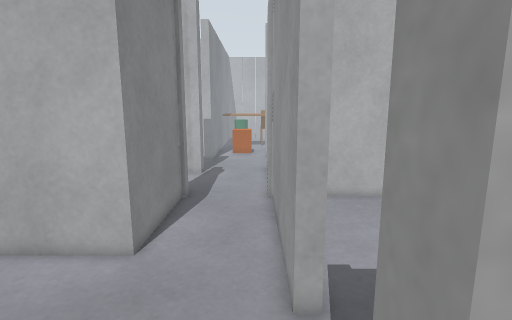
view 1 (above)

18 first-person views from a walk through a Gazebo world. The camera is 1 m above the floor, tilts 10° down and sees 80° across. The floor is counted in squares, 0.2 m on a side. Each view is taken from the middle of a square. On the plan, view 1 faces up. The plan holds only what a view shows up to about 20 squares ahead; the rest is blank. The place goes on beyond the plan. Some stock models are drawn as simple stand-ins.

view 2
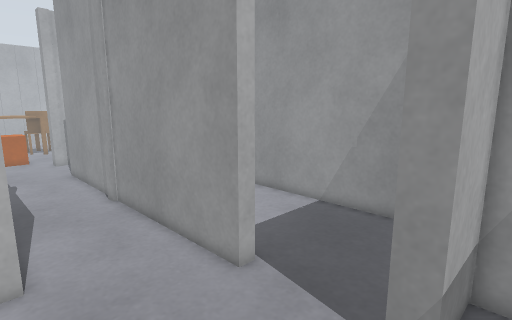

view 3
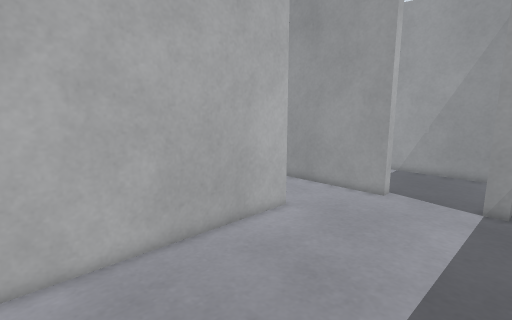

view 4
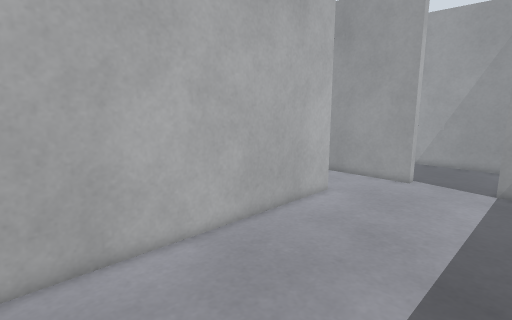

view 5
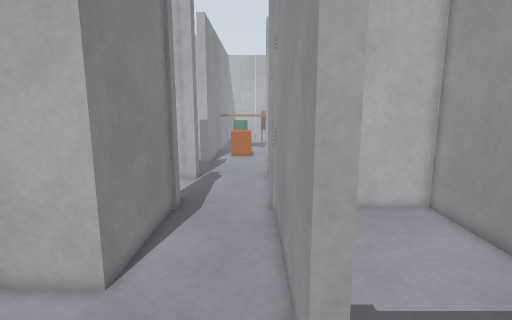

view 6
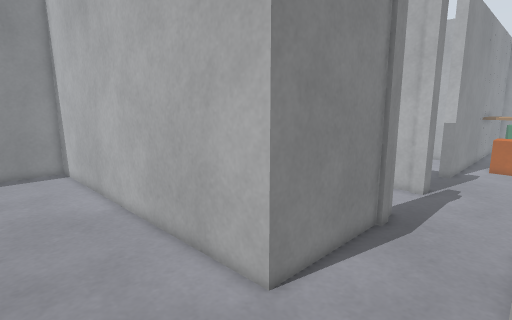

view 7
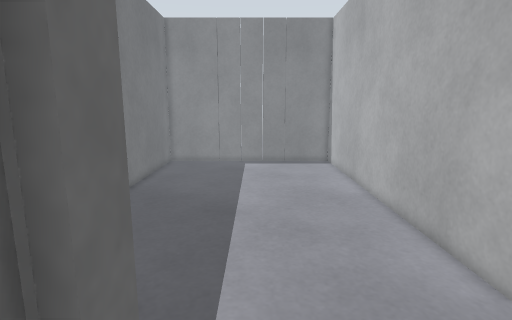

view 8
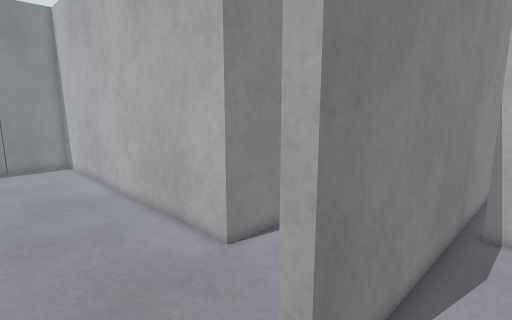

view 9
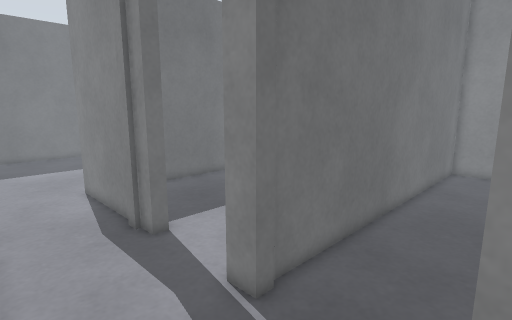

view 10
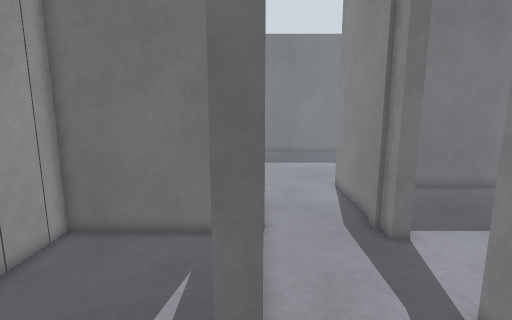

view 11
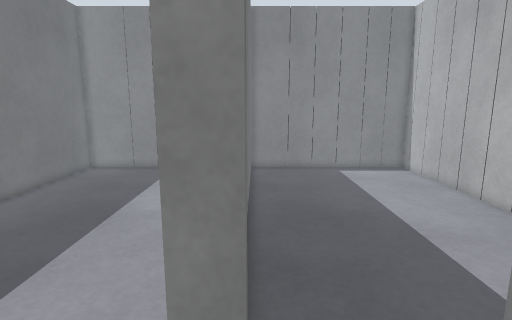

view 12
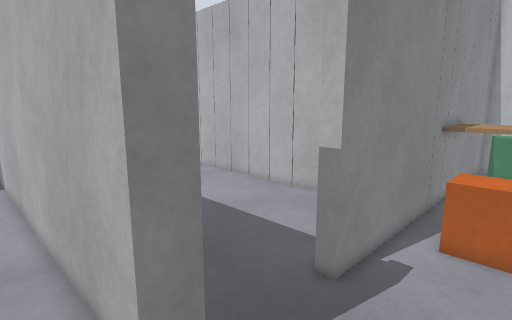

view 13
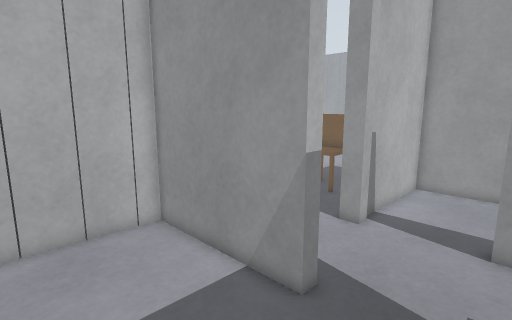

view 14
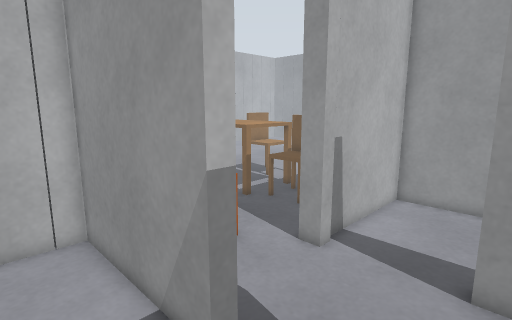

view 15
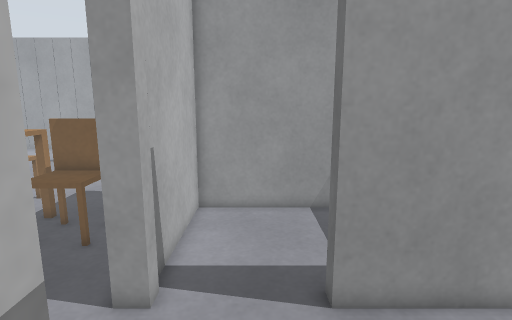

view 16
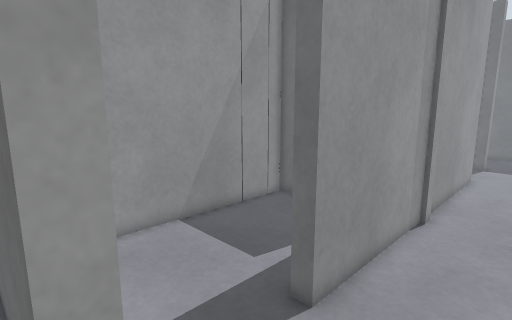

view 17
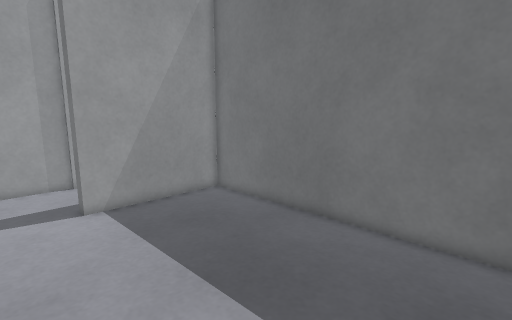

view 18
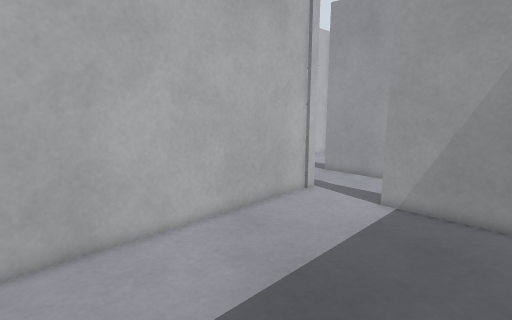

### Floor plan
Points are (right, up) in squares from view 1. A wall is a line through its corners. A room is listed if a view was taken in it or the views show most of it. See-through windows are left out.
Room 1 (views 1, 2, 3, 4, 5, 6, 7, 8)
walls: (-4.1, 16.4) (-4.1, 9.6) (-20.5, 9.6); (3.9, 0.2) (3.9, 1.1) (0.9, 1.1) (0.9, 2.1) (1.6, 2.1); (1.6, 16.5) (1.6, 6.6) (0.9, 6.6) (0.9, 16.4); (8.7, 3) (8.7, 16.7) (2.4, 16.7)
ways out: opening at (-0.5, 17) to room 2
Room 2 (views 9, 10, 11, 12)
walls: (1.6, 23.5) (1.6, 16.5); (2.8, 17.4) (8.7, 17.4) (8.7, 29.9) (2, 29.9); (0.9, 17) (0.9, 25.1) (1.6, 25.1); (1.6, 29.6) (0.9, 29.6); (0.6, 16.4) (0.6, 17.1); (-4.9, 23.9) (-4.1, 23.9) (-4.1, 22.7) (-4.9, 22.7); (-3.9, 17.1) (-3.9, 16.4); (-4.8, 18.1) (-4.1, 18.1) (-4.1, 17.1); (-4.1, 29.4) (-4.1, 28.4) (-4.8, 28.4)
ways out: opening at (-0.5, 17) to room 1; opening at (-4.5, 23.5) to room 3; opening at (-1.5, 30) to room 4
Room 3 (views 13, 14, 15, 17, 18)
walls: (-20.5, 23.6) (-5.1, 23.6); (-4.8, 22.9) (-20.5, 22.9); (-4.8, 28.4) (-4.8, 36.1) (-20.5, 36.1); (-20.5, 10.3) (-4.8, 10.3) (-4.8, 18.1)
ways out: opening at (-4.5, 23.5) to room 2
Room 4 (view 16)
walls: (0.9, 29.6) (0.9, 30.6) (5.9, 30.6); (-4.1, 37.5) (-4.1, 29.4)
ways out: opening at (-1.5, 30) to room 2
objects: orange box (-2, 33) to (-1, 34); table (4, 36) to (7, 37); chair (5, 33) to (6, 35)

Positions as (right, up) in squares from view 1, and headings:
1: (0, 0), facing up
2: (-5, 0), facing up-right
3: (-16, 0), facing up-right
4: (-20, 0), facing up-right
5: (0, 2), facing up
6: (1, 4), facing up-left
7: (3, 3), facing left
8: (4, 3), facing up-left
9: (1, 29), facing down-left
10: (1, 29), facing down
11: (0, 24), facing left
12: (0, 21), facing up-left
13: (-11, 24), facing up-right
14: (-8, 24), facing up-right
15: (-6, 27), facing right
16: (-3, 31), facing down-right
17: (-20, 22), facing down-right
18: (-20, 12), facing up-right
